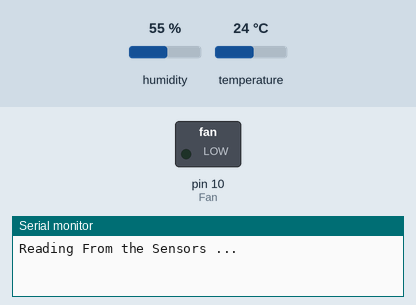
A sketch run on a simulated Arduino Uno, built with avr-gcc and run on an emulated ATmega328P. Parts: switched loads named in the sketch (green lamp = pin HIGH), the last lines printed to the serial monitor. The inputs (shaded band) are chosen by the test bench; at power-on: humidity 55 %, temperature 24 °C.

Above: at 0.1 s.
At 2.1 s:
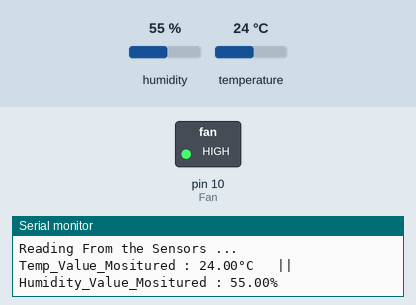
Timing chart, 0 to 3.6 s (numbered marks = the images above):
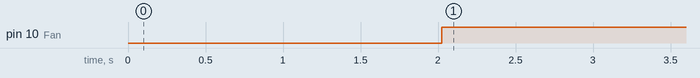

Measured:
- by itself, pin 10 (Fan): LOW → HIGH at 2.0 s

The sketch:

Temp_Fan_System.ino
```cpp
//In this algorithm we read the humidity and the temperature values in the environment
//using the (DHT11) Temperature_Humidity_Sensor and tern the Fan on when
//the temperature reach 30°C or the humidity reach 40% and tern it off otherwise

#include "DHT.h"
#define DHTPIN 13
#define DHTTYPE DHT11
DHT Temp_Humidity_Sensor(DHTPIN, DHTTYPE);
int Fan = 10 ;
float Temp_Value ;
float Humidity_Value ;

void setup() {
  Serial.begin(9600);
  pinMode(Fan, OUTPUT);
  Temp_Humidity_Sensor.begin();
  Serial.println("Reading From the Sensors ...");
  delay(2000);
}
void loop() {
  Temp_Value = Temp_Humidity_Sensor.readTemperature();
  Humidity_Value = Temp_Humidity_Sensor.readHumidity();

  if (Temp_Value > 30 || Humidity_Value > 40) {
    digitalWrite(Fan, HIGH);
  } else {
    digitalWrite(Fan, LOW);
  }

  Serial.print("Temp_Value_Mositured : ");
  Serial.print(Temp_Value);
  Serial.print("°C   ||     Humidity_Value_Mositured : ");
  Serial.print(Humidity_Value);
  Serial.println("%");
  delay(5000);
}
```
